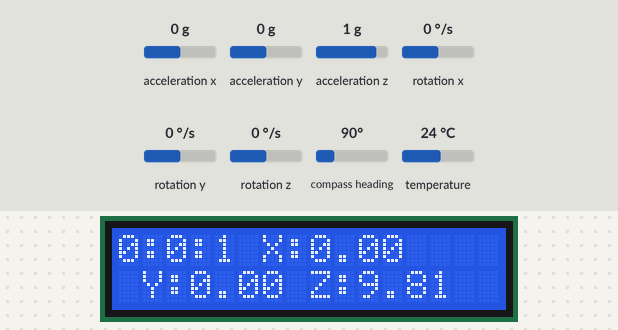
The sketch below on a simulated Arduino Uno, built with avr-gcc and run on an emulated ATmega328P. Parts: 16×2 character LCD. The test bench sets the inputs (shaded band); at power-on: acceleration x 0 g, acceleration y 0 g, acceleration z 1 g, rotation x 0 °/s, rotation y 0 °/s, rotation z 0 °/s, compass heading 90°, temperature 24 °C. The local clock reads 2024-03-15 10:24:30 at power-on unless the sketch sets it; what the sketch prints to the serial monitor is not drawn.

Above: at 1.2 s.
1.3 s: acceleration x set to -1.4 g
At 2.9 s:
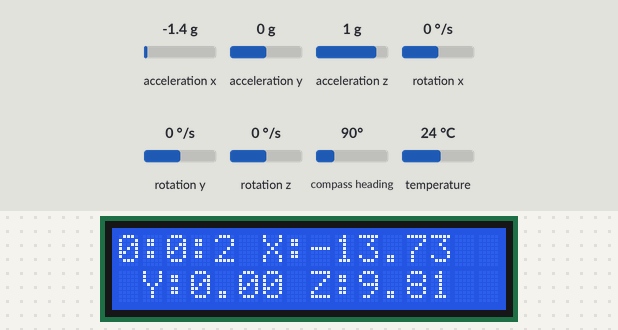
4.6 s: acceleration y set to -1.4 g
At 5.8 s:
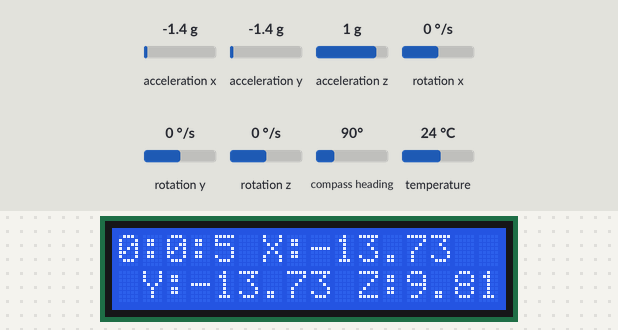
7.6 s: acceleration z set to -1.4 g
At 9.0 s:
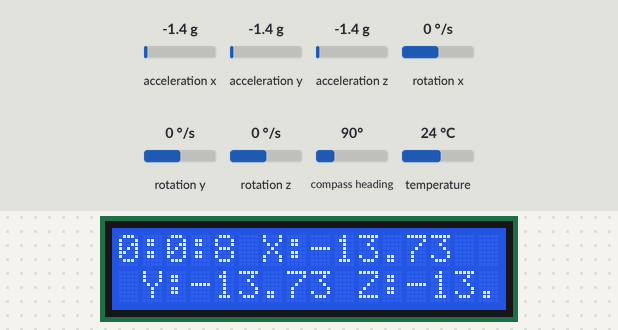
10.7 s: acceleration x set to -0.8 g
At 11.9 s:
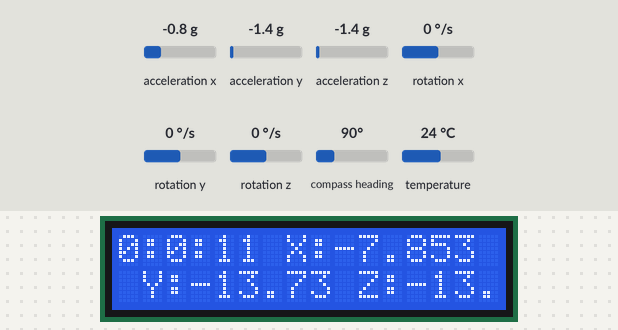
Timing chart, 0 to 13.7 s (numbered marks = the images above; inputs shaded):
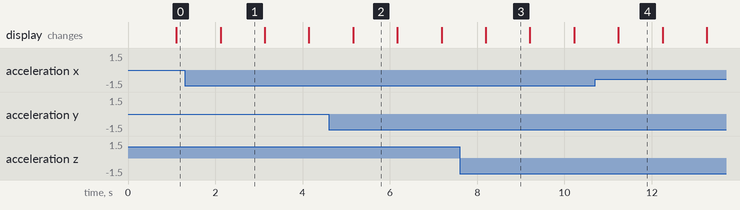

The sketch:

accelerometerwithRTCtimerLCD.ino
```cpp
// (licence header left out)
#include <Wire.h>
#include <SPI.h>
#include <Adafruit_LSM9DS1.h>
#include <Adafruit_Sensor.h>
#include <RTC.h>
#include <LiquidCrystal.h>

Adafruit_LSM9DS1 lsm = Adafruit_LSM9DS1();

#define LSM9DS1_SCK A5
#define LSM9DS1_MISO 12
#define LSM9DS1_MOSI A4
#define LSM9DS1_XGCS 6
#define LSM9DS1_MCS 5

static DS3231 RTC;
const int rs = 12, en = 11, d4 = 36, d5 = 34, d6 = 32, d7 = 30;
LiquidCrystal lcd(rs, en, d4, d5, d6, d7);

void setupSensor()
{
  // 1.) Set the accelerometer range
  lsm.setupAccel(lsm.LSM9DS1_ACCELRANGE_2G);
  //lsm.setupAccel(lsm.LSM9DS1_ACCELRANGE_4G);
  //lsm.setupAccel(lsm.LSM9DS1_ACCELRANGE_8G);
  //lsm.setupAccel(lsm.LSM9DS1_ACCELRANGE_16G);

  // 2.) Set the magnetometer sensitivity
  lsm.setupMag(lsm.LSM9DS1_MAGGAIN_4GAUSS);
  //lsm.setupMag(lsm.LSM9DS1_MAGGAIN_8GAUSS);
  //lsm.setupMag(lsm.LSM9DS1_MAGGAIN_12GAUSS);
  //lsm.setupMag(lsm.LSM9DS1_MAGGAIN_16GAUSS);

  // 3.) Setup the gyroscope
  lsm.setupGyro(lsm.LSM9DS1_GYROSCALE_245DPS);
  //lsm.setupGyro(lsm.LSM9DS1_GYROSCALE_500DPS);
  //lsm.setupGyro(lsm.LSM9DS1_GYROSCALE_2000DPS);
}


void setup()
{
  Serial.begin(9600);

  RTC.begin();
  RTC.setHours(0);
  RTC.setMinutes(00);
  RTC.setSeconds(00);
  lcd.begin(16, 2);


  while (!Serial) {
    delay(1); // will pause Zero, etc until serial console opens
  }

  Serial.println("LSM9DS1 data read demo");

  // Try to initialise and warn if we couldn't detect the chip
  if (!lsm.begin())
  {
    Serial.println("Oops ... unable to initialize the LSM9DS1. Check your wiring!");
    while (1);
  }
  Serial.println("Found LSM9DS1 9DOF");

  // helper to just set the default scaling we want, see above!
  setupSensor();
}

void loop()
{
  lsm.read();  /* ask it to read in the data */

  /* Get a new sensor event */
  sensors_event_t a, m, g, temp;

  lsm.getEvent(&a, &m, &g, &temp);

  lcd.setCursor(0, 0);
  lcd.print(RTC.getHours());
  lcd.print(":");
  lcd.print(RTC.getMinutes());
  lcd.print(":");
  lcd.print(RTC.getSeconds());
  Serial.print("\n");

  lcd.print("\tX:"); lcd.print(a.acceleration.x); //Serial.print(" m/s^2");

  lcd.setCursor(0, 1);
  lcd.print("\tY:"); lcd.print(a.acceleration.y);    // Serial.print(" m/s^2 ");
  lcd.print("\tZ:"); lcd.print(a.acceleration.z);    // Serial.println(" m/s^2 ");

  //Serial.print("Mag X: "); Serial.print(m.magnetic.x);   Serial.print(" uT");
  //Serial.print("\tY: "); Serial.print(m.magnetic.y);     Serial.print(" uT");
 // Serial.print("\tZ: "); Serial.print(m.magnetic.z);     Serial.println(" uT");

  Serial.print("Gyro X: "); Serial.print(g.gyro.x);   Serial.print(" rad/s");
  Serial.print("\tY: "); Serial.print(g.gyro.y);      Serial.print(" rad/s");
  Serial.print("\tZ: "); Serial.print(g.gyro.z);      Serial.println(" rad/s");

  Serial.println();
  delay(1000);
}
```

Measured:
- what the display in image 1 shows lasts 1.0 s, from 2.1 s to 3.1 s
